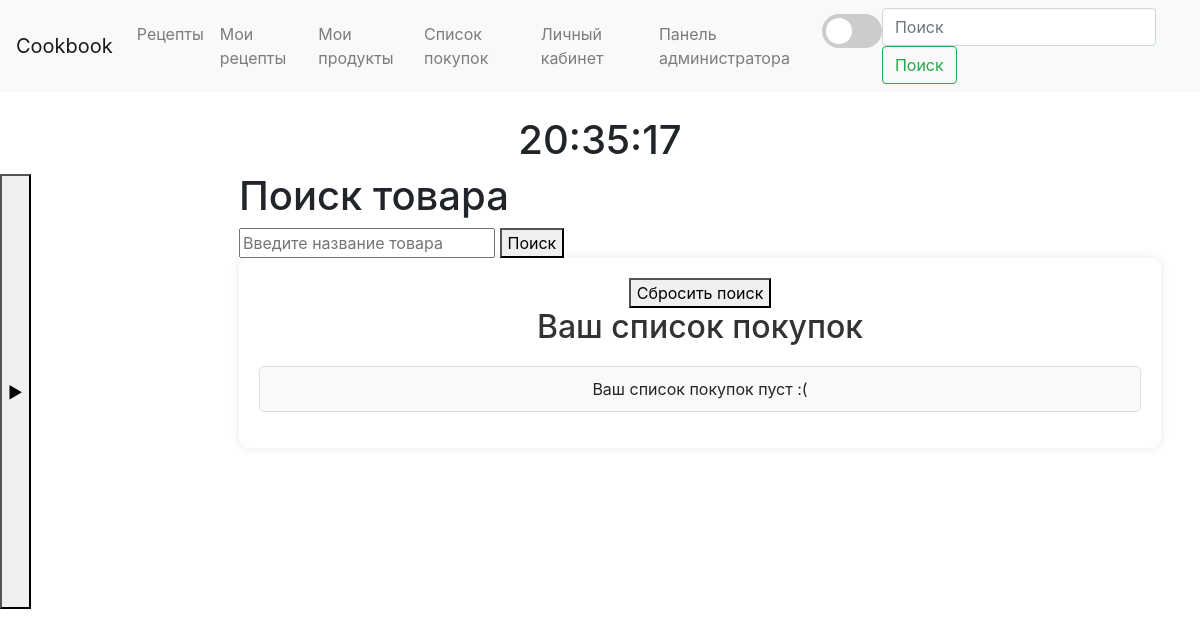
/shopping (signed in), run on an earlier commit of the app's database.
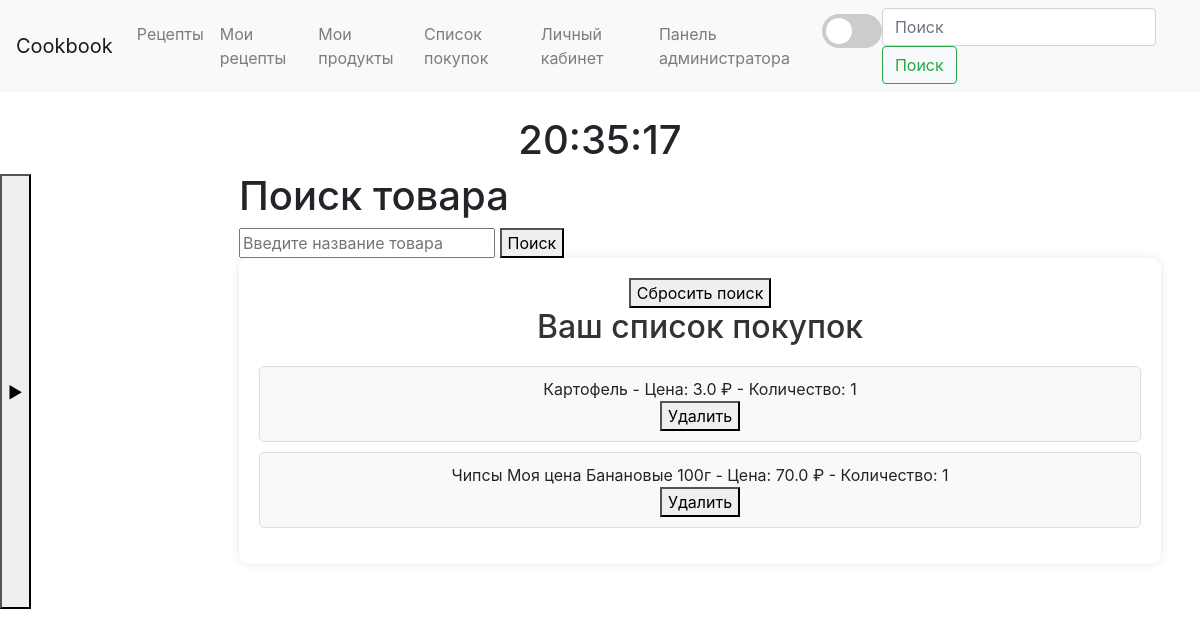
And on a later commit of the database.
### main/models.py (models this page shows, shortened)
class Shopping_list_item(models.Model):
    user = models.ForeignKey(User, null=True, on_delete=models.CASCADE)
    product = models.ForeignKey(Product, on_delete=models.CASCADE)
    quantity = models.IntegerField(null=True)

class Product(models.Model):
    name = models.CharField(max_length=200)
    price = models.FloatField(null=True)

### main/views.py (the view, shortened to what this page needs)
# urls.py: path('shopping', views.shopping, name='shopping'),
def shopping(request):
    query = request.GET.get('q', '')
    results = []
    user_inventory = Shopping_list_item.objects.filter(user=request.user)
    if query and request.method == 'GET':
        results = Product.objects.filter(name__icontains=query)
    return render(request, 'main/shoping.html', {
        'results': results,
        'user_inventory': user_inventory,
    })

### main/templates/main/shoping.html (shortened to what this page needs)
{% extends 'main/base.html' %}
{% block content %}
    <h1>Поиск товара</h1>
    <form method="get" action="{% url 'shopping' %}">
        <input type="text" name="q" value="{{ query }}" placeholder="Введите название товара">
        <button type="submit">Поиск</button>
    </form>
<div class="custom-container">
        <a href="{% url 'shopping' %}">
            <button>Сбросить поиск</button>
        </a>
        <h2 class="custom-heading">Ваш список покупок</h2>
        <ul class="custom-list">
            {% for item in user_inventory %}
                <li class="custom-item">
                    {{ item.product.name }} - Цена: {{ item.product.price }} ₽ - Количество: {{ item.quantity }}
                    <form method="post" action="{% url 'remove_from_shopping_list' item.id %}">
                        <button type="submit">Удалить</button>
                    </form>
                </li>
            {% empty %}
                <li class="custom-item">Ваш список покупок пуст :(</li>
            {% endfor %}
        </ul>
</div>
{% endblock %}

What changed in the data, as far as the page shows it:
added Shopping_list_item: product.name "Картофель", product.price "3.0", quantity "1"
added Shopping_list_item: product.name "Чипсы Моя цена Банановые 100г", product.price "70.0", quantity "1"
Also different on the page:
text no longer shown: "Ваш список покупок пуст :("
